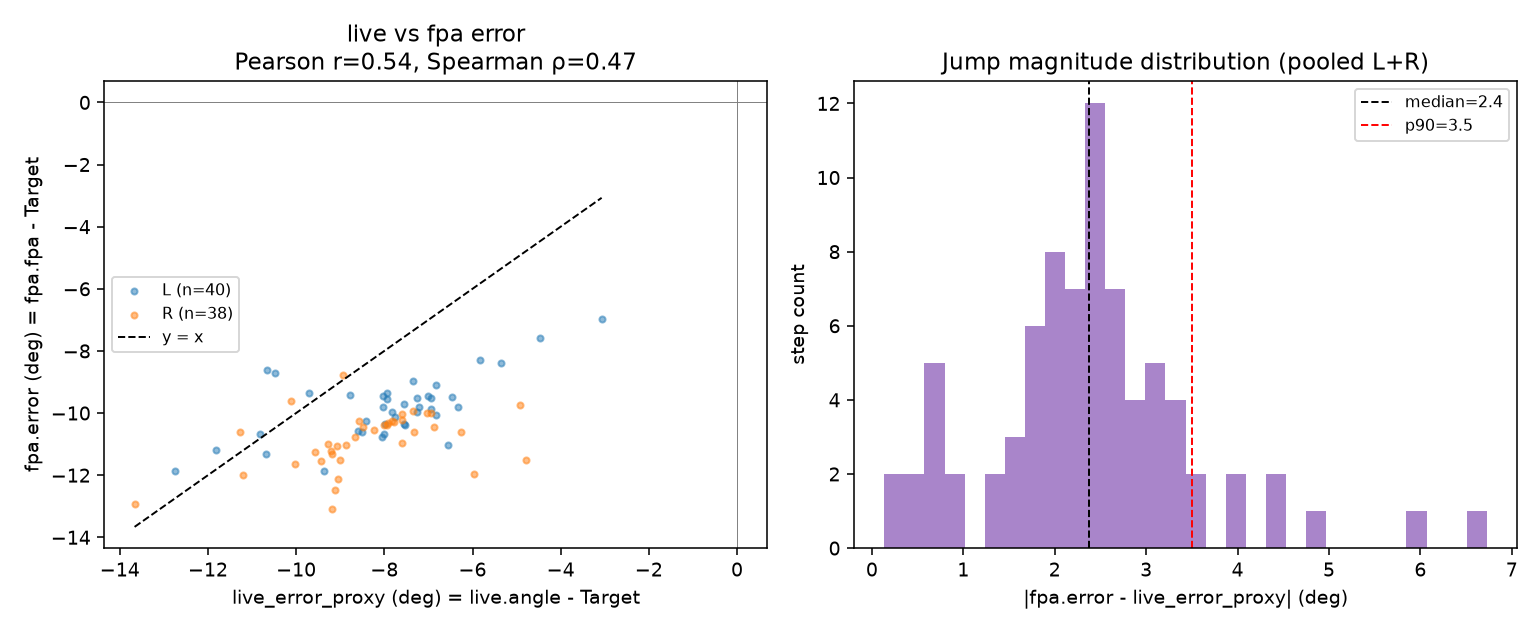

Python code for this plot:
"""
Task 15: live.angleL/R vs fpa.errorL/R consistency check, for the IF live-mode go/no-go decision.

Replays a single raw ImuSamples_*.csv through a faithful Python port of the full C# pipeline
(CalibrationProcessor -> GaitEventDetector -> MotionContextDetector -> ProgressionDirEstimator ->
FpaEngine), mirroring, in order:
  - IMUMoCap/Pipeline/CalibrationProcessor.cs      (static-window median-quaternion calibration)
  - IMUMoCap/Pipeline/GaitEventDetector.cs         (stance debounce + IsWalking)
  - IMUMoCap/Pipeline/MotionContextDetector.cs     (Straight/Turning/ReacquiringPd + IsWalking halving)
  - IMUMoCap/Pipeline/ProgressionDirEstimator.cs   (PD fusion, stability, ConfirmStraight)
  - IMUMoCap/Pipeline/FpaEngine.cs                 (data-driven settle -> FpaResult)
  - IMUMoCap/Pipeline/BaselineProcessor.cs + Models/BaselineProfile.cs (Target/SD/Tolerance)
  - IMUMoCap/MainWindow.xaml.cs RawFootYawDeg/ExtractYaw (the WS "live" stream, pelvis-relative)

then pairs, for every settled fpa step, the step's final fpa.errorL/R against the most recent
"live" value this script would have broadcast for that foot (throttled to the same 10Hz as
production), both expressed on the SAME "distance from personalized target" scale:
    live_error_proxy = live.angle - Target   (so it's comparable to fpa.error = fpa.fpa - Target,
                                                not just directly to raw live.angle, which is
                                                centered on the person's natural FPA, not on 0)
This target-subtraction is this script's one interpretive choice beyond what's in the C# source —
see the report's Methodology section for why.

Usage: python task15_live_vs_fpa_consistency.py [path/to/ImuSamples_*.csv]
"""
import sys
import csv
import math
from collections import defaultdict, deque

import numpy as np
from scipy import stats as sstats
import matplotlib
matplotlib.use("Agg")
import matplotlib.pyplot as plt

CSV_PATH = sys.argv[1] if len(sys.argv) > 1 else r"D:\SourceCode\IMUMoCap\docs\ImuSamples_20260721_133625.csv"
FS_HZ = 100.0
OUT_DIR = r"D:\SourceCode\IMUMoCap\docs"

# ── constants, copied verbatim from the C# defaults (see script docstring for source files) ──
STATIC_GYRO_THR, STATIC_REQUIRED_F, STATIC_COLLECT_F, STATIC_TIMEOUT_F = 0.3, 30, 300, 1000

FREE_ACC_THR, GYRO_THR, FOOT_PITCH_THR, MIN_STANCE_F = 2.5, 1.0, 0.35, 2
WALKING_WINDOW_F = 300

YAW_RATE_THR, DELTAQ_YAW_THR = 0.70, 0.17
TURNING_CONFIRM_F, STRAIGHT_CONFIRM_F, REACQ_TURNING_CONFIRM_F = 10, 20, 10

PELVIS_W, LEFT_W, RIGHT_W = 0.6, 0.2, 0.2
STABILITY_WINDOW, STABILITY_THR, MIN_STEPS_VALID, PELVIS_AGREE_THR_DEG = 10, 0.85, 2, 15.0

CONTEXT_CONFIDENCE_THR, PD_STABILITY_THR = 0.7, 0.7
MIN_STANCE_FLOOR, SETTLE_GYRO_THR, SETTLE_QUIET_F, MAX_STANCE_FOR_SETTLE = 2, 0.35, 3, 20
TOLERANCE_ALPHA = 1.5          # FpaEngine.ToleranceAlpha default
TOLERANCE_W_MIN_DEG = 4.0      # BaselineProfile.ToleranceWMinDeg
TARGET_K = 1.0                 # BaselineProfile.TargetK
MIN_BASELINE_STEPS = 100       # PipelineParams.MinBaselineSteps / BaselineProcessor default

LIVE_INTERVAL_FRAMES = int(round((100.0 / 10.0)))  # 10Hz throttle on a 100Hz source, same as PC side

# ── quaternion helpers (q as (x, y, z, w), matching System.Numerics.Quaternion / CSV columns) ──

def q_mul(a, b):
    ax, ay, az, aw = a; bx, by, bz, bw = b
    cx = ay*bz - az*by; cy = az*bx - ax*bz; cz = ax*by - ay*bx
    dot = ax*bx + ay*by + az*bz
    return (ax*bw+bx*aw+cx, ay*bw+by*aw+cy, az*bw+bz*aw+cz, aw*bw-dot)

def q_inv(q):
    x, y, z, w = q; n2 = x*x+y*y+z*z+w*w
    return (-x/n2, -y/n2, -z/n2, w/n2)

def q_norm(q):
    x, y, z, w = q; n = math.sqrt(x*x+y*y+z*z+w*w)
    return (x/n, y/n, z/n, w/n)

def relative_quat(now, ref):
    return q_mul(q_inv(ref), now)

def vec3_transform(v, q):
    x, y, z, w = q; vx, vy, vz = v
    x2, y2, z2 = x+x, y+y, z+z
    wx2, wy2, wz2 = w*x2, w*y2, w*z2
    xx2, xy2, xz2 = x*x2, x*y2, x*z2
    yy2, yz2, zz2 = y*y2, y*z2, z*z2
    return (vx*(1-yy2-zz2)+vy*(xy2-wz2)+vz*(xz2+wy2),
            vx*(xy2+wz2)+vy*(1-xx2-zz2)+vz*(yz2-wx2),
            vx*(xz2-wy2)+vy*(yz2+wx2)+vz*(1-xx2-yy2))

def extract_yaw_z(q):
    """FpaEngine.ExtractYaw / MainWindow.RawFootYawDeg's ExtractYaw: hardcoded-Z yaw of an
    ABSOLUTE quaternion (no axis detection, no relative-quat twist)."""
    x, y, z, w = q
    return math.atan2(2*(w*z + x*y), 1 - 2*(y*y + z*z))

def detect_heading_axis(sensor_ref):
    gx, gy, gz = vec3_transform((0.0, 0.0, -1.0), q_inv(sensor_ref))
    ax, ay, az = abs(gx), abs(gy), abs(gz)
    if ax >= ay and ax >= az: return 0
    if ay >= ax and ay >= az: return 1
    return 2

def extract_heading(q, axis):
    """ProgressionDirEstimator.ExtractHeading: axis-aware heading of a (usually relative) quaternion."""
    x, y, z, w = q
    if axis == 0:
        return math.atan2(2*(w*x + y*z), 1 - 2*(x*x + y*y))
    if axis == 1:
        return math.asin(max(-1.0, min(1.0, 2*(w*y - z*x))))
    return math.atan2(2*(w*z + x*y), 1 - 2*(y*y + z*z))

def norm_rad(r):
    while r > math.pi: r -= 2*math.pi
    while r < -math.pi: r += 2*math.pi
    return r

def norm_deg(d):
    while d > 180.0: d -= 360.0
    while d < -180.0: d += 360.0
    return d

def median_quaternion(qs):
    xs, ys, zs, ws = [], [], [], []
    for (x, y, z, w) in qs:
        if w < 0: x, y, z, w = -x, -y, -z, -w
        xs.append(x); ys.append(y); zs.append(z); ws.append(w)
    xs.sort(); ys.sort(); zs.sort(); ws.sort()
    mid = len(qs) // 2
    return q_norm((xs[mid], ys[mid], zs[mid], ws[mid]))

# ── load CSV, group by PacketId ────────────────────────────────────────────────────────────
frames = defaultdict(dict)
with open(CSV_PATH, encoding='utf-8-sig') as f:
    for row in csv.DictReader(f):
        pid = int(row['PacketId']); role = row['Role'].strip()
        if role not in ('Pelvis', 'Left', 'Right'):
            continue
        frames[pid][role] = {
            'q': (float(row['Qx']), float(row['Qy']), float(row['Qz']), float(row['Qw'])),
            'g': (float(row['Gx']), float(row['Gy']), float(row['Gz'])),
            'fa': (float(row['FreeAx']), float(row['FreeAy']), float(row['FreeAz'])),
            'dq': (float(row['DQx']), float(row['DQy']), float(row['DQz']), float(row['DQw'])),
        }
pids = sorted(p for p, d in frames.items() if len(d) == 3)
print(f"Loaded {len(pids)} complete (Pelvis+Left+Right) frames, "
      f"{(pids[-1]-pids[0])/FS_HZ:.1f}s @ {FS_HZ:.0f}Hz nominal\n")

# ── CalibrationProcessor ───────────────────────────────────────────────────────────────────
static_consecutive = timeout_counter = 0
pelvis_buf, left_buf, right_buf = [], [], []
calib_idx = None
for i, pid in enumerate(pids):
    timeout_counter += 1
    if timeout_counter > STATIC_TIMEOUT_F:
        break
    p, l, r = frames[pid]['Pelvis'], frames[pid]['Left'], frames[pid]['Right']
    is_static = (sum(v*v for v in p['g']) < STATIC_GYRO_THR**2 and
                 sum(v*v for v in l['g']) < STATIC_GYRO_THR**2 and
                 sum(v*v for v in r['g']) < STATIC_GYRO_THR**2)
    if is_static:
        static_consecutive += 1
        if static_consecutive >= STATIC_REQUIRED_F:
            pelvis_buf.append(p['q']); left_buf.append(l['q']); right_buf.append(r['q'])
            if len(pelvis_buf) >= STATIC_COLLECT_F:
                calib_idx = i
                break
    else:
        static_consecutive = 0

if calib_idx is None:
    print("Calibration never completed on this recording — aborting."); sys.exit(1)

pelvis_ref = median_quaternion(pelvis_buf)
left_ref = median_quaternion(left_buf)
right_ref = median_quaternion(right_buf)
calib_pid = pids[calib_idx]
pelvis_axis = detect_heading_axis(pelvis_ref)
left_axis = detect_heading_axis(left_ref)
right_axis = detect_heading_axis(right_ref)
print(f"Calibration at pid={calib_pid} (t={(calib_pid-pids[0])/FS_HZ:.2f}s)\n")

# ── GaitEventDetector ──────────────────────────────────────────────────────────────────────
left_stance_count = right_stance_count = 0
left_stance_prev = right_stance_prev = False
left_transitions = right_transitions = 0
walking_frame_count = 0
is_walking = False

def is_stance_raw(sample, cal_ref):
    fa_mag = math.sqrt(sum(v*v for v in sample['fa']))
    g_mag = math.sqrt(sum(v*v for v in sample['g']))
    acc_ok = fa_mag < FREE_ACC_THR
    gyro_ok = g_mag < GYRO_THR
    pitch_ok = True
    if cal_ref is not None:
        g_ref = vec3_transform((0.0, 0.0, -1.0), q_inv(cal_ref))
        g_now = vec3_transform((0.0, 0.0, -1.0), q_inv(sample['q']))
        cos_tilt = max(-1.0, min(1.0, sum(a*b for a, b in zip(g_ref, g_now))))
        pitch_ok = math.acos(cos_tilt) < FOOT_PITCH_THR
    return acc_ok and gyro_ok and pitch_ok

def gait_detect(l_sample, r_sample):
    global left_stance_count, right_stance_count, left_stance_prev, right_stance_prev
    global left_transitions, right_transitions, walking_frame_count, is_walking

    left_stance_count = left_stance_count + 1 if is_stance_raw(l_sample, left_ref) else 0
    right_stance_count = right_stance_count + 1 if is_stance_raw(r_sample, right_ref) else 0
    left_confirmed = left_stance_count >= MIN_STANCE_F
    right_confirmed = right_stance_count >= MIN_STANCE_F

    if left_confirmed != left_stance_prev:
        left_transitions += 1; left_stance_prev = left_confirmed
    if right_confirmed != right_stance_prev:
        right_transitions += 1; right_stance_prev = right_confirmed

    walking_frame_count += 1
    if walking_frame_count >= WALKING_WINDOW_F:
        is_walking = left_transitions >= 2 and right_transitions >= 2
        walking_frame_count = 0
        left_transitions = right_transitions = 0

    return left_confirmed, right_confirmed, is_walking

# ── MotionContextDetector (+ IsWalking confidence halving) ────────────────────────────────
mc_state = 'Straight'
mc_turning_f = mc_straight_f = mc_reacq_turning_f = 0
mc_deltaq_accum = 0.0

def motion_context_detect(pelvis_sample, gait_is_walking):
    global mc_state, mc_turning_f, mc_straight_f, mc_reacq_turning_f, mc_deltaq_accum
    _, _, wz = vec3_transform(pelvis_sample['g'], pelvis_sample['q'])
    pelvis_yaw_rate = abs(wz)
    dqx, dqy, dqz, dqw = pelvis_sample['dq']
    mc_deltaq_accum += 2.0 * math.atan2(dqz, dqw)
    turning_signal = pelvis_yaw_rate > YAW_RATE_THR or abs(mc_deltaq_accum) > DELTAQ_YAW_THR

    if mc_state == 'Straight':
        if turning_signal:
            mc_turning_f += 1
            if mc_turning_f >= TURNING_CONFIRM_F:
                mc_state = 'Turning'; mc_turning_f = mc_straight_f = 0; mc_deltaq_accum = 0.0
                return 'Turning', 1.0
            conf = 1.0 - mc_turning_f / TURNING_CONFIRM_F
        else:
            mc_turning_f = 0; mc_deltaq_accum = 0.0
            conf = 1.0
        state = 'Straight'
    elif mc_state == 'Turning':
        mc_deltaq_accum = 0.0
        if not turning_signal:
            mc_straight_f += 1
            if mc_straight_f >= STRAIGHT_CONFIRM_F:
                mc_state = 'ReacquiringPd'; mc_straight_f = 0; mc_reacq_turning_f = 0
                return 'ReacquiringPd', 0.0
        else:
            mc_straight_f = 0
        state, conf = 'Turning', 1.0
    else:  # ReacquiringPd
        mc_deltaq_accum = 0.0
        if turning_signal:
            mc_reacq_turning_f += 1
            if mc_reacq_turning_f >= REACQ_TURNING_CONFIRM_F:
                mc_state = 'Turning'; mc_straight_f = mc_reacq_turning_f = 0
        else:
            mc_reacq_turning_f = 0
        state, conf = mc_state, 0.0

    if not gait_is_walking and state == 'Straight':
        conf *= 0.5
    return state, conf

def confirm_straight():
    global mc_state
    if mc_state == 'ReacquiringPd':
        mc_state = 'Straight'

# ── ProgressionDirEstimator ────────────────────────────────────────────────────────────────
pd_current = 0.0
pd_has_estimate = False
pd_step_count = 0
pd_prev_context = 'Straight'
pd_history = deque()
pd_hist_cos = pd_hist_sin = 0.0
left_in_stance_pd = right_in_stance_pd = False
left_stance_cos = left_stance_sin = right_stance_cos = right_stance_sin = 0.0
left_stance_frames_pd = right_stance_frames_pd = 0
left_yaw_ready = right_yaw_ready = False
last_left_yaw = last_right_yaw = 0.0

def pd_stability():
    n = len(pd_history)
    if n < 2: return 0.0
    r_bar = math.sqrt(pd_hist_cos**2 + pd_hist_sin**2) / n
    return 1.0 / (1.0 + (1.0 - r_bar))

def pd_update(pel_q, left_q, right_q, left_stance, right_stance, mc_state_now):
    global pd_current, pd_has_estimate, pd_step_count, pd_prev_context
    global pd_hist_cos, pd_hist_sin, left_in_stance_pd, right_in_stance_pd
    global left_stance_cos, left_stance_sin, right_stance_cos, right_stance_sin
    global left_stance_frames_pd, right_stance_frames_pd, left_yaw_ready, right_yaw_ready
    global last_left_yaw, last_right_yaw

    if mc_state_now not in ('Straight', 'ReacquiringPd'):
        pd_prev_context = mc_state_now
        stab = pd_stability()
        return pd_current, pd_has_estimate and stab >= STABILITY_THR, stab

    if mc_state_now == 'ReacquiringPd' and pd_prev_context == 'Turning':
        pd_history.clear(); pd_hist_cos = pd_hist_sin = 0.0
        pd_step_count = 0; pd_has_estimate = False
        left_yaw_ready = right_yaw_ready = False
        left_in_stance_pd = right_in_stance_pd = False
        left_stance_cos = left_stance_sin = right_stance_cos = right_stance_sin = 0.0
        left_stance_frames_pd = right_stance_frames_pd = 0
    pd_prev_context = mc_state_now

    pelvis_yaw = extract_heading(relative_quat(pel_q, pelvis_ref), pelvis_axis)

    if left_stance:
        if not left_in_stance_pd:
            left_in_stance_pd = True; left_stance_cos = left_stance_sin = 0.0; left_stance_frames_pd = 0
        ly = extract_heading(relative_quat(left_q, left_ref), left_axis)
        left_stance_cos += math.cos(ly); left_stance_sin += math.sin(ly); left_stance_frames_pd += 1
    elif left_in_stance_pd:
        left_in_stance_pd = False
        last_left_yaw = math.atan2(left_stance_sin, left_stance_cos) if left_stance_frames_pd > 0 else last_left_yaw
        left_yaw_ready = True

    if right_stance:
        if not right_in_stance_pd:
            right_in_stance_pd = True; right_stance_cos = right_stance_sin = 0.0; right_stance_frames_pd = 0
        ry = extract_heading(relative_quat(right_q, right_ref), right_axis)
        right_stance_cos += math.cos(ry); right_stance_sin += math.sin(ry); right_stance_frames_pd += 1
    elif right_in_stance_pd:
        right_in_stance_pd = False
        last_right_yaw = math.atan2(right_stance_sin, right_stance_cos) if right_stance_frames_pd > 0 else last_right_yaw
        right_yaw_ready = True

    if not (left_yaw_ready and right_yaw_ready):
        stab = pd_stability()
        return pd_current, pd_has_estimate and stab >= STABILITY_THR, stab
    left_yaw_ready = right_yaw_ready = False

    pd_step_count += 1
    total_w = PELVIS_W + LEFT_W + RIGHT_W
    wx = (math.cos(pelvis_yaw)*PELVIS_W + math.cos(last_left_yaw)*LEFT_W + math.cos(last_right_yaw)*RIGHT_W) / total_w
    wy = (math.sin(pelvis_yaw)*PELVIS_W + math.sin(last_left_yaw)*LEFT_W + math.sin(last_right_yaw)*RIGHT_W) / total_w
    fused = math.atan2(wy, wx)

    pd_history.append(fused); pd_hist_cos += math.cos(fused); pd_hist_sin += math.sin(fused)
    if len(pd_history) > STABILITY_WINDOW:
        old = pd_history.popleft(); pd_hist_cos -= math.cos(old); pd_hist_sin -= math.sin(old)
    pd_current = fused; pd_has_estimate = True

    stab = pd_stability()
    if mc_state_now == 'ReacquiringPd':
        pelvis_agree_deg = abs(math.degrees(norm_rad(pd_current - pelvis_yaw)))
        if stab >= STABILITY_THR and pd_step_count >= MIN_STEPS_VALID and pelvis_agree_deg <= PELVIS_AGREE_THR_DEG:
            confirm_straight()

    return pd_current, pd_has_estimate and stab >= STABILITY_THR, stab

# ── FpaEngine.StanceSampler (data-driven settle) ───────────────────────────────────────────
class StanceSampler:
    def __init__(self):
        self.cos_sum = self.sin_sum = 0.0
        self.count = 0
        self.in_stance = False
        self.emitted_this_stance = False
        self.quiet_streak = 0

    def add_frame(self, yaw, gyro_mag):
        if not self.in_stance:
            self.in_stance = True; self.emitted_this_stance = False
            self.cos_sum = self.sin_sum = 0.0; self.count = 0; self.quiet_streak = 0
        self.cos_sum += math.cos(yaw); self.sin_sum += math.sin(yaw); self.count += 1
        self.quiet_streak = self.quiet_streak + 1 if gyro_mag < SETTLE_GYRO_THR else 0

    def mark_swing(self):
        self.in_stance = False

    def has_settled(self):
        return self.count >= MIN_STANCE_FLOOR and \
               (self.quiet_streak >= SETTLE_QUIET_F or self.count >= MAX_STANCE_FOR_SETTLE)

    def try_settle(self):
        if not self.in_stance or self.emitted_this_stance or not self.has_settled():
            return None
        self.emitted_this_stance = True
        return math.atan2(self.sin_sum, self.cos_sum)

left_sampler, right_sampler = StanceSampler(), StanceSampler()

# ── main frame loop ─────────────────────────────────────────────────────────────────────────
# live.angleL/R (RawFootYawDeg): absolute-Z-yaw foot angle relative to the CURRENT pelvis
# heading, calibration offset removed. Throttled to the same 10Hz the PC side uses.
last_live_L_deg = last_live_R_deg = 0.0
live_throttle_counter = 0

# fpa step events: (frame_idx, foot, fpa_deg, live_at_settle_deg)
step_events = []

pelvis_ref_yaw = extract_yaw_z(pelvis_ref)
left_ref_yaw = extract_yaw_z(left_ref)
right_ref_yaw = extract_yaw_z(right_ref)

for frame_idx, i in enumerate(range(calib_idx, len(pids))):
    pid = pids[i]
    p, l, r = frames[pid]['Pelvis'], frames[pid]['Left'], frames[pid]['Right']

    left_stance, right_stance, walking_now = gait_detect(l, r)
    mc_state_now, mc_conf = motion_context_detect(p, walking_now)
    pd_dir, pd_valid, pd_stab = pd_update(p['q'], l['q'], r['q'], left_stance, right_stance, mc_state_now)

    # live.angleL/R — unthrottled true value every frame, then held at 10Hz like production
    live_throttle_counter += 1
    if live_throttle_counter >= LIVE_INTERVAL_FRAMES:
        live_throttle_counter = 0
        pel_yaw = extract_yaw_z(p['q'])
        l_yaw = extract_yaw_z(l['q'])
        r_yaw = extract_yaw_z(r['q'])
        last_live_L_deg = norm_deg(math.degrees(norm_rad((l_yaw - pel_yaw) - (left_ref_yaw - pelvis_ref_yaw))))
        last_live_R_deg = norm_deg(math.degrees(norm_rad((r_yaw - pel_yaw) - (right_ref_yaw - pelvis_ref_yaw))))

    # FpaEngine.Process, Step 1: unconditional stance-yaw accumulation (gate-independent)
    if left_stance:
        ly = norm_rad(extract_yaw_z(l['q']) - left_ref_yaw)
        g_mag_l = math.sqrt(sum(v*v for v in l['g']))
        left_sampler.add_frame(ly, g_mag_l)
    else:
        left_sampler.mark_swing()

    if right_stance:
        ry = norm_rad(extract_yaw_z(r['q']) - right_ref_yaw)
        g_mag_r = math.sqrt(sum(v*v for v in r['g']))
        right_sampler.add_frame(ry, g_mag_r)
    else:
        right_sampler.mark_swing()

    # Step 2+3: gate, then attempt settlement only on gate-passing frames (matches
    # `if (!contextOk || !pdOk) return null;` short-circuit in FpaEngine.Process)
    context_ok = (mc_state_now == 'Straight') and (mc_conf >= CONTEXT_CONFIDENCE_THR)
    pd_ok = pd_valid and (pd_stab >= PD_STABILITY_THR)
    if context_ok and pd_ok and (left_stance or right_stance):
        settled_l = left_sampler.try_settle()
        if settled_l is not None:
            fpa_l_deg = math.degrees(norm_rad(settled_l - pd_dir))
            step_events.append((frame_idx, 'L', fpa_l_deg, last_live_L_deg))
        settled_r = right_sampler.try_settle()
        if settled_r is not None:
            fpa_r_deg = math.degrees(norm_rad(settled_r - pd_dir))
            step_events.append((frame_idx, 'R', fpa_r_deg, last_live_R_deg))

n_frames = frame_idx + 1
print(f"{n_frames} frames post-calibration ({n_frames/FS_HZ:.1f}s)")
print(f"Settled fpa steps: L={sum(1 for e in step_events if e[1]=='L')}  "
      f"R={sum(1 for e in step_events if e[1]=='R')}\n")

# ── BaselineProcessor + BaselineProfile: first MIN_BASELINE_STEPS settled steps per foot
# define Target/SD — exactly mirrors the real pipeline's "first N valid steps" collection,
# just without a separate experimental Baseline stage boundary in this raw recording. ──
def compute_target(mean, sd):
    if mean > 10.0:
        return mean - TARGET_K * sd  # ToeIn
    return mean + TARGET_K * sd      # ToeOut

def tolerance(sd):
    return max(TOLERANCE_W_MIN_DEG, TOLERANCE_ALPHA * sd)

fpa_by_foot = defaultdict(list)   # foot -> [(frame_idx, fpa_deg, live_deg)]
for frame_idx, foot, fpa_deg, live_deg in step_events:
    fpa_by_foot[foot].append((frame_idx, fpa_deg, live_deg))

baseline_n = {}
targets, sds = {}, {}
eval_rows = []  # (foot, frame_idx, fpa_error, live_error_proxy)

for foot in ('L', 'R'):
    events = fpa_by_foot[foot]
    n_baseline = min(MIN_BASELINE_STEPS, len(events))
    baseline_n[foot] = n_baseline
    baseline_fpa = [e[1] for e in events[:n_baseline]]
    mean_b = sum(baseline_fpa) / len(baseline_fpa) if baseline_fpa else float('nan')
    sd_b = (sum((v-mean_b)**2 for v in baseline_fpa) / (len(baseline_fpa)-1)) ** 0.5 if len(baseline_fpa) > 1 else 0.0
    target = compute_target(mean_b, sd_b)
    targets[foot] = target; sds[foot] = sd_b

    for frame_idx, fpa_deg, live_deg in events[n_baseline:]:
        fpa_error = fpa_deg - target
        live_error_proxy = live_deg - target
        eval_rows.append((foot, frame_idx, fpa_error, live_error_proxy))

print("Per-foot baseline (first up to {} settled steps used as Target/SD proxy):".format(MIN_BASELINE_STEPS))
for foot in ('L', 'R'):
    print(f"  {foot}: n_baseline={baseline_n[foot]:3d}  Target={targets[foot]:6.2f} deg  SD={sds[foot]:5.2f} deg  "
          f"Tolerance(alpha={TOLERANCE_ALPHA})={tolerance(sds[foot]):4.2f} deg")
    if baseline_n[foot] < MIN_BASELINE_STEPS:
        print(f"     NOTE: only {baseline_n[foot]} settled steps available — short of the real "
              f"experiment's MinBaselineSteps={MIN_BASELINE_STEPS}; Target/SD here are a pilot proxy, not production-grade.")
print(f"\nHeld-out evaluation steps (after each foot's own baseline window): "
      f"L={sum(1 for r in eval_rows if r[0]=='L')}  R={sum(1 for r in eval_rows if r[0]=='R')}\n")

if not eval_rows:
    print("No held-out steps available for consistency analysis — recording too short. Aborting.")
    sys.exit(1)

# ── consistency metrics ────────────────────────────────────────────────────────────────────
def onTarget(error, sd):
    return abs(error) <= tolerance(sd)

results = {}
for scope, rows in (("Pooled (L+R)", eval_rows),
                     ("Left only", [r for r in eval_rows if r[0] == 'L']),
                     ("Right only", [r for r in eval_rows if r[0] == 'R'])):
    if len(rows) < 3:
        continue
    fpa_err = np.array([r[2] for r in rows])
    live_err = np.array([r[3] for r in rows])
    jump = fpa_err - live_err
    abs_jump = np.abs(jump)

    pearson_r, pearson_p = sstats.pearsonr(live_err, fpa_err)
    spearman_r, spearman_p = sstats.spearmanr(live_err, fpa_err)
    mae = float(np.mean(abs_jump))
    median_jump = float(np.median(abs_jump))
    p90_jump = float(np.percentile(abs_jump, 90))

    conflicts = 0
    for foot, frame_idx, fe, le in rows:
        sd = sds[foot]
        if onTarget(fe, sd) != onTarget(le, sd):
            conflicts += 1
    conflict_rate = conflicts / len(rows)

    results[scope] = dict(n=len(rows), pearson_r=pearson_r, pearson_p=pearson_p,
                           spearman_r=spearman_r, spearman_p=spearman_p, mae=mae,
                           median_jump=median_jump, p90_jump=p90_jump,
                           conflict_rate=conflict_rate, fpa_err=fpa_err, live_err=live_err, jump=jump)

print("=" * 78)
print("CONSISTENCY METRICS (live_error_proxy = live.angle - Target  vs  fpa.error)")
print("=" * 78)
for scope, r in results.items():
    print(f"\n{scope}  (n={r['n']})")
    print(f"  Pearson  r = {r['pearson_r']:+.3f}  (p={r['pearson_p']:.2e})")
    print(f"  Spearman r = {r['spearman_r']:+.3f}  (p={r['spearman_p']:.2e})")
    print(f"  MAE                = {r['mae']:.2f} deg")
    print(f"  |jump| median      = {r['median_jump']:.2f} deg")
    print(f"  |jump| p90         = {r['p90_jump']:.2f} deg")
    print(f"  direction-conflict rate (onTarget flips) = {100*r['conflict_rate']:.1f}%")

# ── plots ───────────────────────────────────────────────────────────────────────────────────
pooled = results["Pooled (L+R)"]
fig, axes = plt.subplots(1, 2, figsize=(11, 4.5))

colors = {'L': 'tab:blue', 'R': 'tab:orange'}
for foot in ('L', 'R'):
    rows = [r for r in eval_rows if r[0] == foot]
    if not rows: continue
    le = [r[3] for r in rows]; fe = [r[2] for r in rows]
    axes[0].scatter(le, fe, s=10, alpha=0.5, color=colors[foot], label=f'{foot} (n={len(rows)})')
lims = [min(pooled['live_err'].min(), pooled['fpa_err'].min()), max(pooled['live_err'].max(), pooled['fpa_err'].max())]
axes[0].plot(lims, lims, 'k--', linewidth=1, label='y = x')
axes[0].set_xlabel('live_error_proxy (deg) = live.angle - Target')
axes[0].set_ylabel('fpa.error (deg) = fpa.fpa - Target')
axes[0].set_title(f"live vs fpa error\nPearson r={pooled['pearson_r']:.2f}, Spearman ρ={pooled['spearman_r']:.2f}")
axes[0].legend(fontsize=8)
axes[0].axhline(0, color='gray', linewidth=0.5); axes[0].axvline(0, color='gray', linewidth=0.5)

axes[1].hist(np.abs(pooled['jump']), bins=30, color='tab:purple', alpha=0.8)
axes[1].axvline(pooled['median_jump'], color='k', linestyle='--', linewidth=1,
                 label=f"median={pooled['median_jump']:.1f}")
axes[1].axvline(pooled['p90_jump'], color='r', linestyle='--', linewidth=1,
                 label=f"p90={pooled['p90_jump']:.1f}")
axes[1].set_xlabel('|fpa.error - live_error_proxy| (deg)')
axes[1].set_ylabel('step count')
axes[1].set_title('Jump magnitude distribution (pooled L+R)')
axes[1].legend(fontsize=8)

fig.tight_layout()
fig_path = f"{OUT_DIR}/task15_live_vs_fpa_consistency.png"
fig.savefig(fig_path, dpi=140)
print(f"\nSaved plot: {fig_path}")
